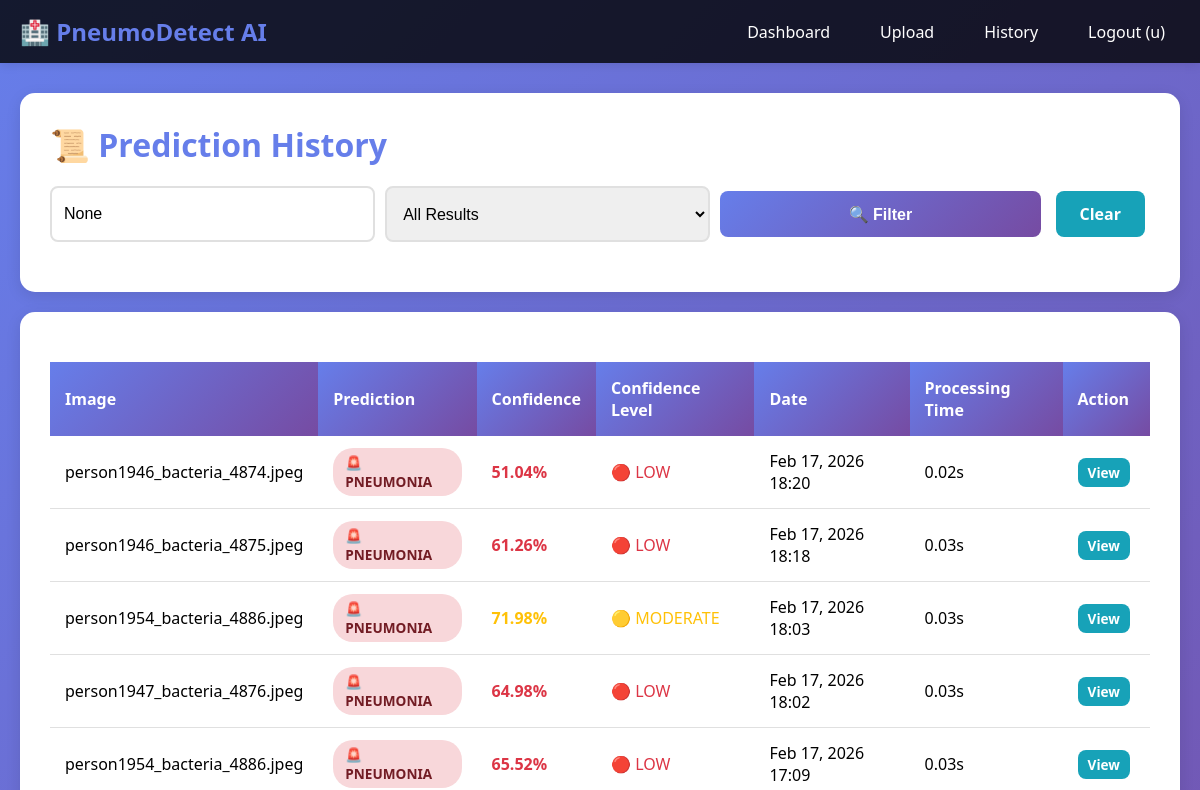
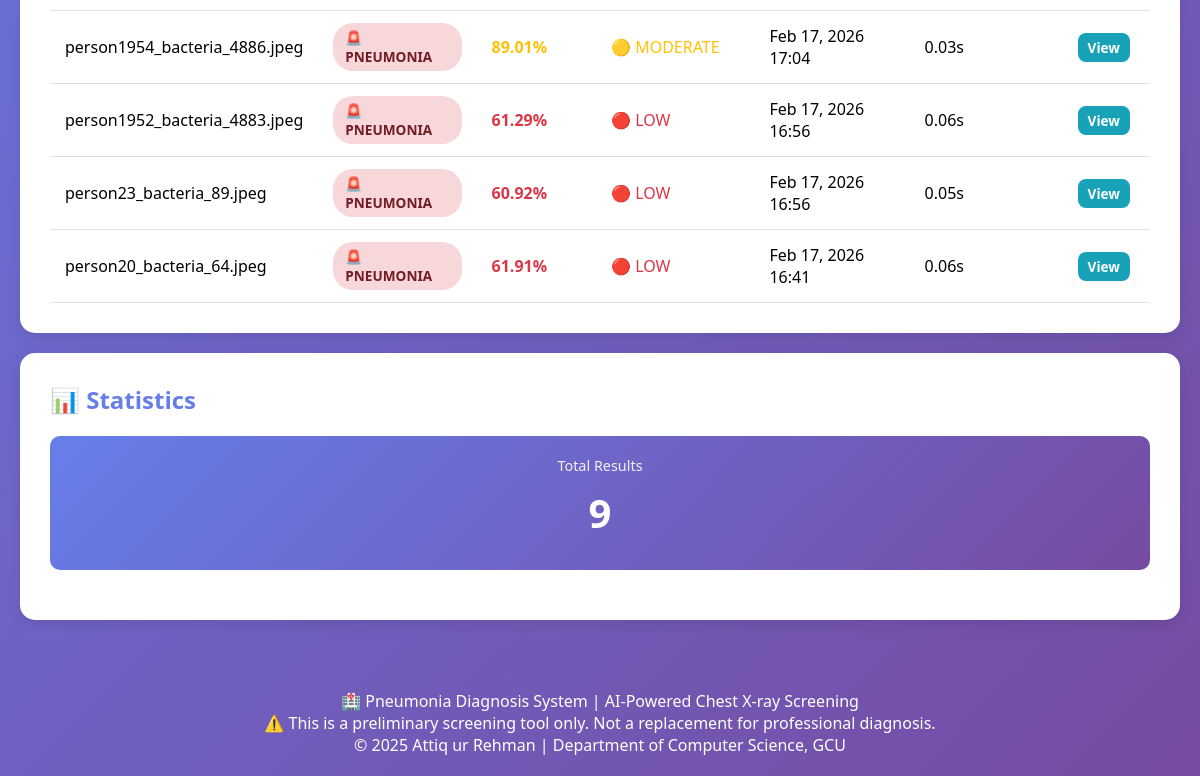
/history/ (signed in), run on an earlier commit of the app's database (2 pictures, top to bottom).
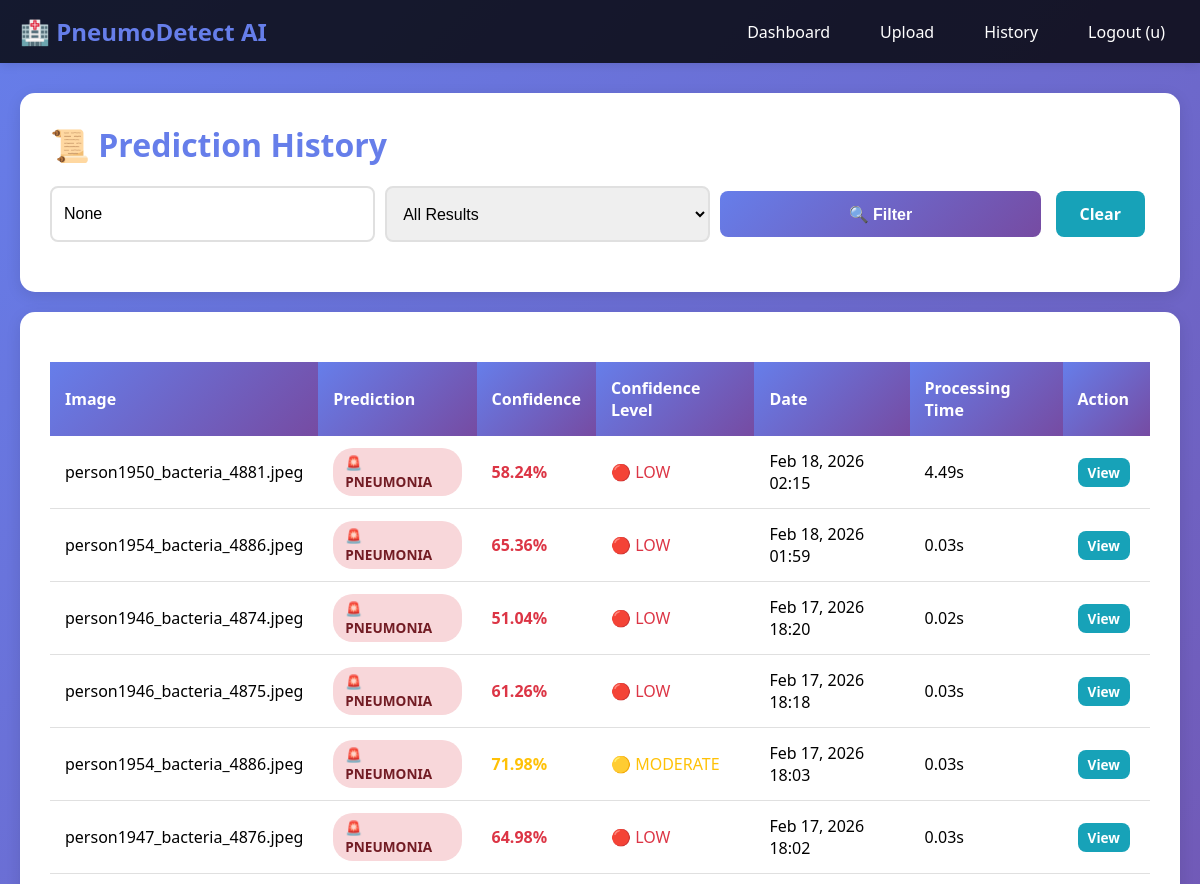
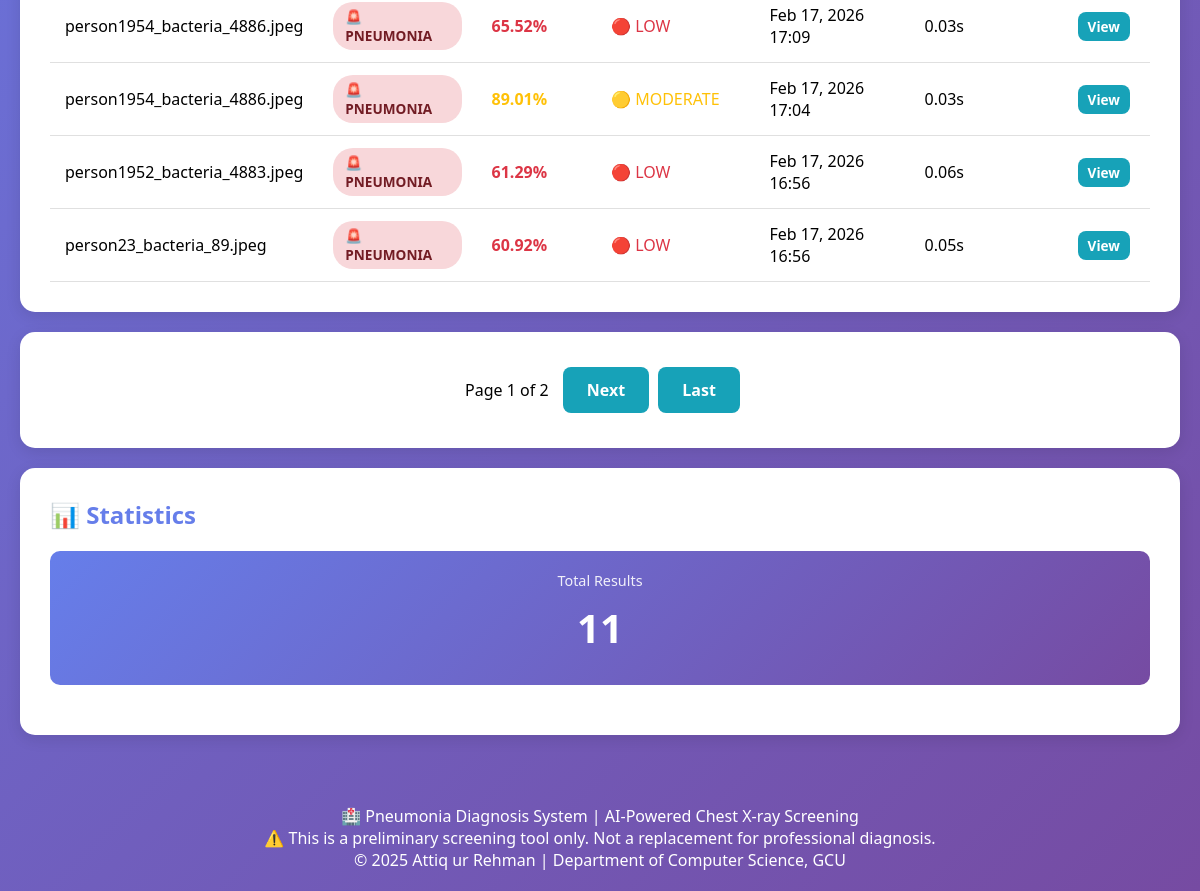
And on a later commit of the database (2 pictures, top to bottom).
### model_service/models.py (models this page shows, shortened)
class PredictionResult(models.Model):
    PREDICTION_CHOICES = [
        ('NORMAL', 'Normal'),
        ('PNEUMONIA', 'Pneumonia'),
    ]
    CONFIDENCE_LEVEL_CHOICES = [
        ('HIGH', 'High Confidence (>95%)'),
        ('MODERATE', 'Moderate Confidence (80-95%)'),
        ('LOW', 'Low Confidence (<80%)'),
    ]
    image = models.OneToOneField(XRayImage, on_delete=models.CASCADE, related_name='prediction')
    prediction_label = models.CharField(max_length=20, choices=PREDICTION_CHOICES)
    confidence_score = models.DecimalField(
        max_digits=5,
        decimal_places=4,
        validators=[MinValueValidator(0), MaxValueValidator(1)]
    )
    confidence_level = models.CharField(max_length=20, choices=CONFIDENCE_LEVEL_CHOICES)
    processing_time = models.DecimalField(max_digits=8, decimal_places=3)  # in seconds
    created_at = models.DateTimeField(auto_now_add=True)
    model_version = models.ForeignKey(ModelVersion, on_delete=models.SET_NULL, null=True)
    raw_predictions = models.TextField()  # JSON string storing both class predictions
    is_archived = models.BooleanField(default=False)
    notes = models.TextField(blank=True)
    class Meta:
        ordering = ['-created_at']
        verbose_name = 'Prediction Result'
        verbose_name_plural = 'Prediction Results'
        indexes = [
            models.Index(fields=['image', '-created_at']),
            models.Index(fields=['prediction_label']),
        ]
    def get_confidence_percentage(self):
        return round(float(self.confidence_score) * 100, 2)

class XRayImage(models.Model):
    IMAGE_FORMAT_CHOICES = [
        ('JPEG', 'JPEG'),
        ('PNG', 'PNG'),
    ]
    user = models.ForeignKey(User, on_delete=models.CASCADE, related_name='xray_images')
    original_filename = models.CharField(max_length=255)
    stored_filename = models.CharField(max_length=255)
    file_path = models.ImageField(
        upload_to='xray_images/',
        validators=[FileExtensionValidator(allowed_extensions=['jpg', 'jpeg', 'png'])]
    )
    file_size = models.IntegerField()  # in bytes
    upload_time = models.DateTimeField(auto_now_add=True)
    image_width = models.IntegerField(null=True, blank=True)
    image_height = models.IntegerField(null=True, blank=True)
    format = models.CharField(max_length=10, choices=IMAGE_FORMAT_CHOICES)
    is_preprocessed = models.BooleanField(default=False)
    preprocessing_notes = models.TextField(blank=True)
    class Meta:
        ordering = ['-upload_time']
        verbose_name = 'X-Ray Image'
        verbose_name_plural = 'X-Ray Images'
        indexes = [
            models.Index(fields=['user', '-upload_time']),
        ]

### model_service/views.py (the view)
# urls.py: path('history/', views.history_view, name='history'),
@login_required(login_url='model_service:login')
def history_view(request):
    user = request.user
    predictions = PredictionResult.objects.filter(
        image__user=user
    ).select_related('image', 'model_version').order_by('-created_at')
    label_filter = request.GET.get('label')
    if label_filter in ['NORMAL', 'PNEUMONIA']:
        predictions = predictions.filter(prediction_label=label_filter)
    search_query = request.GET.get('search')
    if search_query:
        predictions = predictions.filter(
            image__original_filename__icontains=search_query
        )
    paginator = Paginator(predictions, 10)
    page_number = request.GET.get('page')
    page_obj = paginator.get_page(page_number)
    context = {
        'page_obj': page_obj,
        'predictions': page_obj.object_list,
        'label_filter': label_filter,
        'search_query': search_query,
    }
    return render(request, 'history.html', context)

### templates/history.html (shortened to what this page needs)
{% extends 'base.html' %}
{% block content %}
<div class="card">
    <h1>📜 Prediction History</h1>
    <form method="get" style="margin: 20px 0;">
        <div style="display: grid; grid-template-columns: 1fr 1fr 1fr auto; gap: 10px;">
            <input type="text" name="search" placeholder="Search by filename..." value="{{ search_query }}">
            <select name="label">
                <option value="">All Results</option>
            </select>
            <button type="submit" class="btn btn-primary">🔍 Filter</button>
            <a href="{% url 'model_service:history' %}" class="btn btn-secondary">Clear</a>
        </div>
    </form>
</div>
{% if page_obj %}
    <div class="card">
        <table>
            <thead>
                <tr>
                    <th>Image</th>
                    <th>Prediction</th>
                    <th>Confidence</th>
                    <th>Confidence Level</th>
                    <th>Date</th>
                    <th>Processing Time</th>
                    <th>Action</th>
                </tr>
            </thead>
            <tbody>
                {% for prediction in predictions %}
                <tr>
                    <td>{{ prediction.image.original_filename|truncatechars:40 }}</td>
                    <td>
                        {% if prediction.prediction_label == 'PNEUMONIA' %}
                            <span class="badge badge-danger">🚨 PNEUMONIA</span>
                        {% else %}
                            <span class="badge badge-success">✓ NORMAL</span>
                        {% endif %}
                    </td>
                    <td>
                        <span class="confidence-{% if prediction.confidence_level == 'HIGH' %}high{% elif prediction.confidence_level == 'MODERATE' %}moderate{% else %}low{% endif %}">
                            {{ prediction.get_confidence_percentage|floatformat:2 }}%
                        </span>
                    </td>
                    <td>
                        {% if prediction.confidence_level == 'HIGH' %}
                            <span style="color: #28a745;">🟢 HIGH</span>
                        {% elif prediction.confidence_level == 'MODERATE' %}
                            <span style="color: #ffc107;">🟡 MODERATE</span>
                        {% else %}
                            <span style="color: #dc3545;">🔴 LOW</span>
                        {% endif %}
                    </td>
                    <td>{{ prediction.created_at|date:"M d, Y H:i" }}</td>
                    <td>{{ prediction.processing_time|floatformat:2 }}s</td>
                    <td>
                        <a href="{% url 'model_service:result' prediction.id %}" class="btn btn-secondary" style="padding: 5px 10px; font-size: 0.85em;">View</a>
                    </td>
                </tr>
                {% endfor %}
            </tbody>
        </table>
    </div>
    {% if page_obj.has_other_pages %}
    <div class="card" style="text-align: center;">
        <span style="margin: 0 10px;">Page {{ page_obj.number }} of {{ page_obj.paginator.num_pages }}</span>
        {% if page_obj.has_next %}
            <a href="?page={{ page_obj.next_page_number }}{% if label_filter %}&label={{ label_filter }}{% endif %}{% if search_query %}&search={{ search_query }}{% endif %}" class="btn btn-secondary">Next</a>
            <a href="?page={{ page_obj.paginator.num_pages }}{% if label_filter %}&label={{ label_filter }}{% endif %}{% if search_query %}&search={{ search_query }}{% endif %}" class="btn btn-secondary">Last</a>
        {% endif %}
    </div>
    {% endif %}
{% else %}
    <div class="card">
        <h2>📭 No Results Found</h2>
        <p>No predictions match your criteria. <a href="{% url 'model_service:upload' %}">Create your first prediction!</a></p>
    </div>
{% endif %}
<div class="card">
    <h2>📊 Statistics</h2>
    <div class="stats-grid">
        <div class="stat-card">
            <div class="stat-label">Total Results</div>
            <div class="stat-value">{{ page_obj.paginator.count }}</div>
        </div>
    </div>
</div>
{% endblock %}

What changed in the data, as far as the page shows it:
no longer on this page (row unchanged): PredictionResult: image.original_filename "person20_bacteria_64.jpeg", prediction_label "🚨 PNEUMONIA", get_confidence_percentage "61.91", confidence_level "🔴 LOW", created_at "Feb 17, 2026 16:41", processing_time "0.06"
added PredictionResult: image.original_filename "person1950_bacteria_4881.jpeg", prediction_label "🚨 PNEUMONIA", get_confidence_percentage "58.24", confidence_level "🔴 LOW", created_at "Feb 18, 2026 02:15", processing_time "4.49"
added PredictionResult: image.original_filename "person1954_bacteria_4886.jpeg", prediction_label "🚨 PNEUMONIA", get_confidence_percentage "65.36", confidence_level "🔴 LOW", created_at "Feb 18, 2026 01:59", processing_time "0.03"
Also different on the page:
{{ page_obj.number }}: (not shown) → "1"
{{ page_obj.paginator.num_pages }}: (not shown) → "2"
{{ page_obj.paginator.count }}: "9" → "11"
text now shown: "Page of Next Last"
